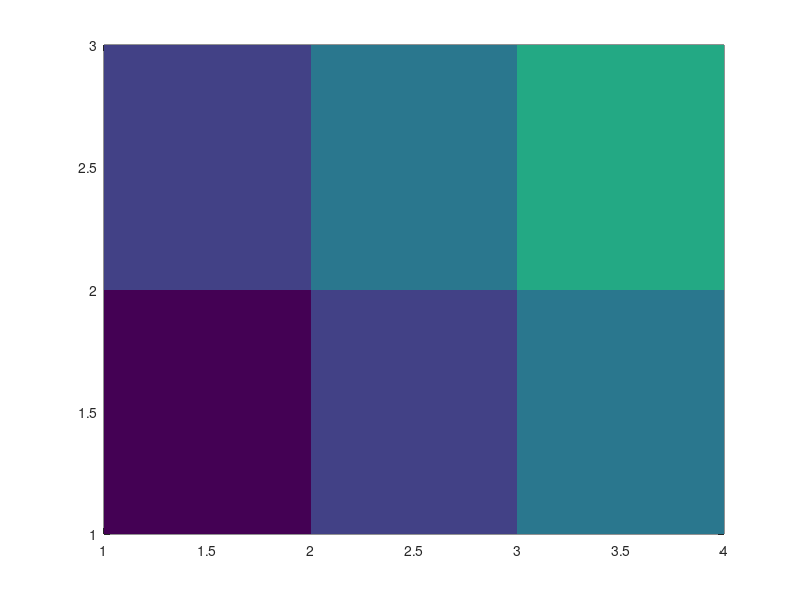

Write the MATLAB code that produced this figure.
% Test set(h,'EdgeColor','none') on pcolor handle

C = magic(5);
h = pcolor(C);
set(h, 'EdgeColor', 'none');

% Also test with X, Y
[X, Y] = meshgrid(1:4, 1:3);
Z = X + Y;
h2 = pcolor(X, Y, Z);
set(h2, 'EdgeColor', 'none');

disp('SUCCESS');
